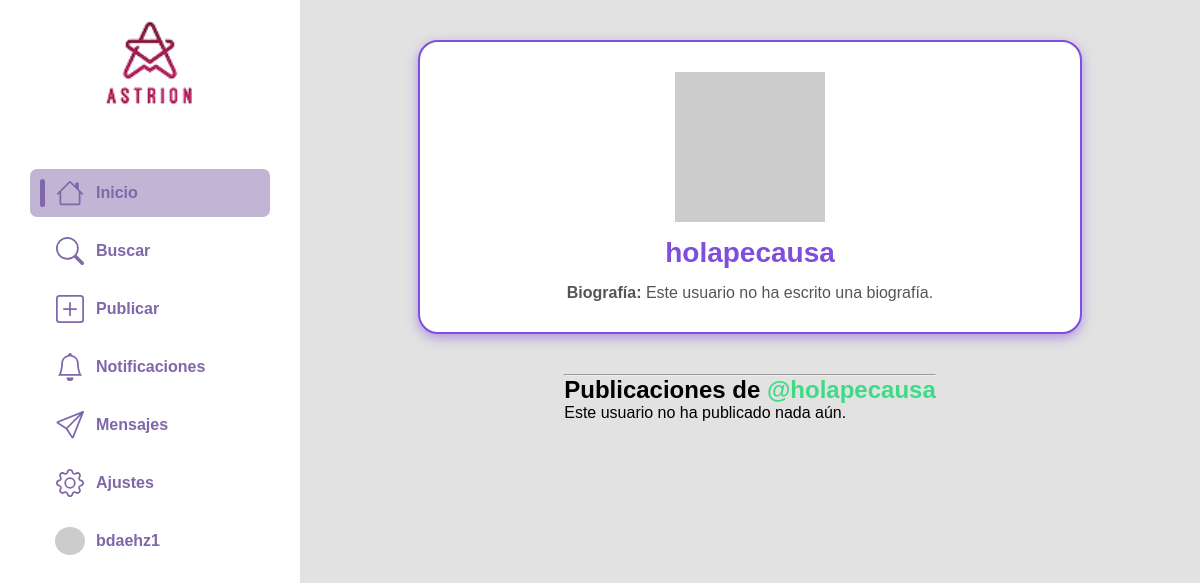
Page /perfil/usuario/holapecausa/ (signed in) on the committed database.
### landing/models.py (models this page shows)
class Perfil(models.Model):
    id_user = models.ForeignKey(settings.AUTH_USER_MODEL, on_delete=models.CASCADE)
    username = models.TextField(max_length=30)
    biografia = models.TextField(max_length=200)
    photo = models.FileField(upload_to='img/pfp/', default='img/pfp/default.jpg')

### landing/views.py (the view)
# urls.py: path('perfil/usuario/<str:username>/', views.ver_perfil, name='ver_perfil'),
def ver_perfil(request, username):
    user = get_object_or_404(User, username=username)
    perfil = get_object_or_404(Perfil, id_user=user)
    publicaciones = Publicacion.objects.filter(id_user=user).order_by('-fecha')
    return render(request, 'ver_perfil.html', {
        'perfil': perfil,
        'usuario': user,
        'publicaciones': publicaciones
    })

### red_social/templates/ver_perfil.html (shortened to what this page needs)
<!DOCTYPE html>
<html lang="es">
<head>
    {% load static %}
    <link rel="stylesheet" href="{% static 'css/style.css' %}">
    <link rel="stylesheet" href="{% static 'css/account.css' %}">
    <link rel="stylesheet" href="{% static 'css/index.css' %}">
</head>
<body>
    {% include "menu.html" %}
    <div class="contenido">
        <div class="perfil">
            <div class="card-user-head">
                <div class="user">
                    <img src="https://api.dicebear.com/9.x/dylan/svg?seed={{ perfil.username }}" alt="Foto de perfil" width="150">
                    <h1>{{ perfil.username }}</h1>
                </div>
                <p class="bio">
                    <strong>Biografía:</strong> {{ perfil.biografia|default:"Este usuario no ha escrito una biografía." }}
                </p>
            </div>
            <div class="card-user-body">
                <hr>
                <h2>Publicaciones de <span class="marca">@{{ perfil.username }}</span></h2>
                {% if publicaciones %}
                    <div class="post-contenedor">
                        {% for publicacion in publicaciones %}
                            <div class="post">
                                <div class="post-header">
                                    <div class="post-user">
                                        <a href="http://127.0.0.1:8000/perfil/usuario/{{publicacion.id_user.username}}">
                                            <img src="{{ perfil.photo }}" class="post-profile-pic">
                                        </a>
                                        <div class="post-user-info">
                                            <a href="http://127.0.0.1:8000/perfil/usuario/{{publicacion.id_user.username}}">
                                                <p class="post-username">{{ publicacion.id_user.username }}</p>
                                            </a>
                                            <p class="post-date">{{ publicacion.fecha }}</p>
                                        </div>
                                    </div>
                                    {% if user == publicacion.id_user %}
                                        <div class="acciones">
                                            <div class="dropdown">
                                                <svg ... class="bi bi-three-dots" ...></svg>
                                                <div class="dropdown-content">
                                                    <div class="botones">
                                                        <a href="{% url 'DeltePost' id=publicacion.id_publicacion volver='index' %}" class="boton-borrar">
                                                            <svg ... class="bi bi-trash" ...></svg>
                                                            <span><b>Borrar</b></span>
                                                        </a>
                                                        <a class="boton-editar">
                                                            <svg ... class="bi bi-pencil-square" ...></svg>
                                                            <span><b>Editar</b></span>
                                                        </a>
                                                    </div>
                                                </div>
                                            </div>
                                        </div>
                                    {% endif %}
                                </div>
                                <div class="post-content">
                                    <p>{{ publicacion.contenido|urlize }}</p>
                                </div>
                                <div class="post-tags">
                                    <span class="tag">#astrion</span>
                                </div>
                            </div>
                        {% endfor %}
                    </div>
                {% else %}
                    <p>Este usuario no ha publicado nada aún.</p>
                {% endif %}
            </div>
        </div>
    </div>
</body>
</html>

### red_social/templates/menu.html (shortened to what this page needs)
{% load static %}
<link rel="stylesheet" href="{% static 'css/menu.css' %}">
    <nav>
        <div class="Logo">
            <img src="{% static 'img/logo.png' %}">
        </div>
        <div class="opciones">
            <a class="opcion opcion-seleccionada" href="{% url 'index' %}">
                <div class="seleccionado"></div>
                <p>Inicio</p>
            </a>
            <a class="opcion" href="{% url 'search' %}">
                <div class="seleccionado invisible"></div>
                <svg xmlns="http://www.w3.org/2000/svg" fill="currentColor" class="bi bi-search" viewBox="0 0 16 16">
                    <path d="M11.742 10.344a6.5 6.5 0 1 0-1.397 1.398h-.001q.044.06.098.115l3.85 3.85a1 1 0 0 0 1.415-1.414l-3.85-3.85a1 1 0 0 0-.115-.1zM12 6.5a5.5 5.5 0 1 1-11 0 5.5 5.5 0 0 1 11 0"/>
                </svg>
                <p>Buscar</p>
            </a>
            <a class="opcion" href="{% url 'posting' %}">
                <div class="seleccionado invisible"></div>
                <p>Publicar</p>
            </a>
            <a class="opcion" href="#">
                <div class="seleccionado invisible"></div>
                <p>Notificaciones</p>
            </a>
            <a class="opcion" href="#">
                <div class="seleccionado invisible"></div>
                <p>Mensajes</p>
            </a>
            <a class="opcion" href="{% url 'settings' %}">
                <div class="seleccionado invisible"></div>
                <p>Ajustes</p>
            </a>
            <a class="opcion" href="http://127.0.0.1:8000/perfil/usuario/{{user.get_username}}">
                {% if user.get_username != "" %}
                    <div class="seleccionado invisible"></div>
                    <img src="https://api.dicebear.com/9.x/dylan/svg?seed={{ user.get_username }}" id="pfp">
                    <p>{{user.get_username}}</p>
                {%endif%}
            </a>
        </div>
    </nav>

### red_social/static/css/style.css (style rules this page uses)
body { margin: 0; padding: 0; display: flex; font-family: Arial, Helvetica, sans-serif; height: 100vh; }
.contenido { overflow: auto; background-color: #e2e2e2; width: 100%; }

### red_social/static/css/account.css (style rules this page uses)
.perfil { display: flex; flex-direction: column; align-items: center; padding: 40px 20px; max-width: 1000px; margin: auto; }
.card-user-head { text-align: center; background-color: var(--color-fondo); padding: 30px; border-radius: 20px; border: 2px solid var(--color-morado-fuerte); box-shadow: 0 4px 12px var(--color-sombra); margin-bottom: 40px; width: 100%; max-width: 600px; }
.card-user-head .user { display: flex; flex-direction: column; align-items: center; gap: 15px; }
.card-user-head h1 { font-size: 28px; color: var(--color-morado-fuerte); margin: 0; }
.bio { font-size: 16px; margin-top: 15px; color: var(--color-texto-gris); }
.marca { font-weight: bold; color: var(--color-verde-acento); }

### red_social/static/css/index.css (style rules this page uses)
:root { --color-fondo: #ffffff; --color-morado-fuerte: #7f4edc; --color-verde-acento: #3ddc84; --color-verde-hover: #2fb66b; --color-texto-gris: #555555; --color-texto-oscuro: #2e2e2e; --color-blanco: #ffffff; --color-sombra: #804edc83; }
body { display: flex; flex-direction: row; }
a { text-decoration: none; }

### red_social/static/css/menu.css (style rules this page uses)
* { margin: 0; padding: 0; font-family: Arial, Helvetica, sans-serif; }
nav { position: sticky; top: 0; left: 0; display: flex; flex-direction: column; align-items: center; width: 30%; padding: 15px; gap: 50px; }
nav img { width: 200px; height: 100px; }
.opciones { display: flex; flex-direction: column; gap: 10px; width: 100%; }
.opcion { color: #7F67A9; display: flex; align-items: center; text-decoration: none; border-radius: 7px; padding: 10px 10px; gap: 10px; margin: 0 15px; }
svg { width: 30px; height: 28px; }
.seleccionado { background-color: #7F67A9; width: 5px; height: 100%; border-radius: 5px; }
.opcion p { margin: 1px; font-size: 16px; font-weight: bolder; color: #7F67A9; }
.opcion-seleccionada { background-color: #7f67a97c; }
.invisible { background-color: transparent; }
#pfp { width: 30px; height: 28px; border-radius: 50%; }

### rows in the picture
Perfil: username "holapecausa", biografia "Este usuario no ha escrito una biografía."

### other values in the picture
{{ user.get_username }} "bdaehz1"
